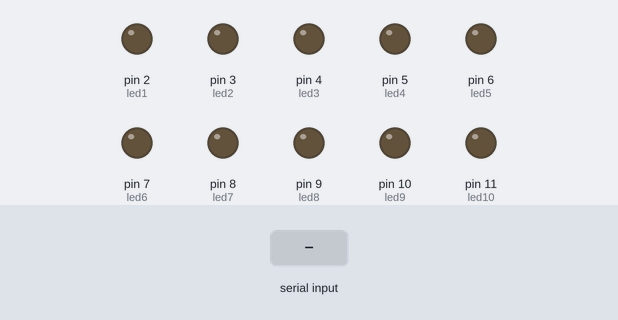
This sketch was run on a simulated Arduino Uno, built with avr-gcc and run on an emulated ATmega328P. Parts: output pins drawn as LEDs (lit = HIGH). Dashed ring = blinking. The test bench sets the inputs (shaded band). What the sketch prints to the serial monitor is not drawn.

Above: at 1.2 s.
1.3 s: "A" received over the second serial link
At 1.45 s:
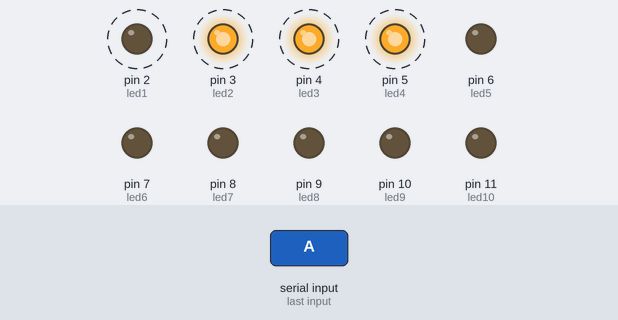
At 2.35 s:
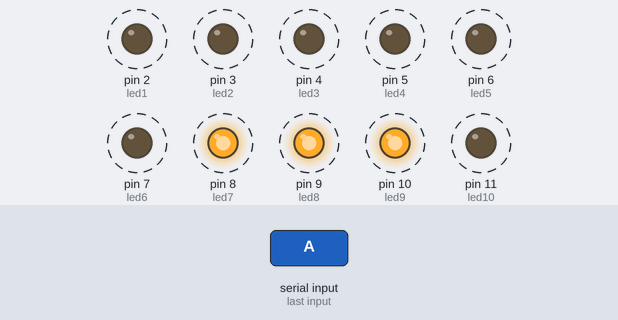
4.3 s: "B" received over the second serial link
At 4.45 s:
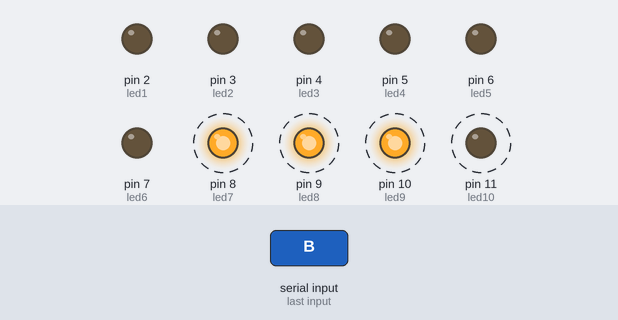
7.3 s: "C" received over the second serial link
Timing chart, 0 to 16.3 s (numbered marks = the images above; inputs shaded):
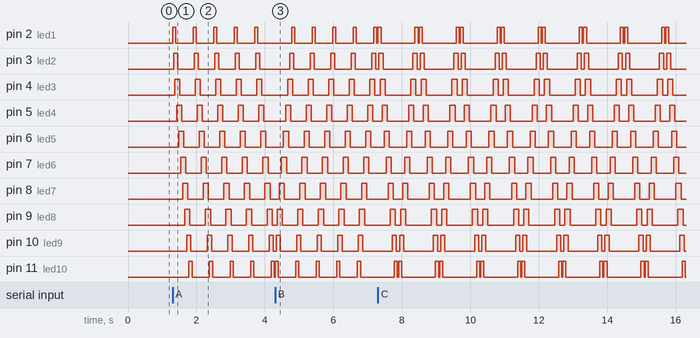

Measured:
- after the input at 1.3 s, pin 2 (led1): alternates HIGH for 0.09 s and LOW for 0.51 s, starting at once; pin 3 (led2): alternates HIGH for 0.12 s and LOW for 0.48 s, starting at once

The sketch:

estrella.ino
```cpp
#include <SoftwareSerial.h>
int led1=2;
int led2=3;
int led3=4;
int led4=5;
int led5=6;
int led6=7;
int led7=8;
int led8=9;
int led9=10;
int led10=11;
SoftwareSerial BT(12,13);


void setup() {
  // put your setup code here, to run once:
  pinMode(led1,OUTPUT);
  pinMode(led2,OUTPUT);
  pinMode(led3,OUTPUT);
  pinMode(led4,OUTPUT);
  pinMode(led5,OUTPUT);
  pinMode(led6,OUTPUT);
  pinMode(led7,OUTPUT);
  pinMode(led8,OUTPUT);
  pinMode(led9,OUTPUT);
  pinMode(led10,OUTPUT);
  BT.begin(9600);
  Serial.begin(9600);
}

void loop() {
  // put your main code here, to run repeatedly:

  while(BT.available())
  {
    char opcion = BT.read();
    Serial.write(opcion);
    switch(opcion)
    {
    case 'A':
      {
        while(!BT.available())
        {
        digitalWrite(led1,HIGH);
        delay(30);
        digitalWrite(led2,HIGH);
        delay(30);
        digitalWrite(led3,HIGH);
        delay(30);
        digitalWrite(led1,LOW);
        delay(30);
        digitalWrite(led4,HIGH);
        delay(30);
        digitalWrite(led2,LOW);
        delay(30);
        digitalWrite(led5,HIGH);
        delay(30);
        digitalWrite(led3,LOW);
        delay(30);
        digitalWrite(led6,HIGH);
        delay(30);
        digitalWrite(led4, LOW);
        delay(30);
        digitalWrite(led7,HIGH);
        delay(30);
        digitalWrite(led5, LOW);
        delay(30);
        digitalWrite(led8,HIGH);
        delay(30);
        digitalWrite(led6, LOW);
        delay(30);
        digitalWrite(led9,HIGH);
        delay(30);
        digitalWrite(led7,LOW);
        delay(30);
        digitalWrite(led10,HIGH);
        delay(30);
        digitalWrite(led8,LOW);
        delay(30);
        digitalWrite(led9, LOW);
        delay(30);
        digitalWrite(led10, LOW);
        delay(30);
        }
        break;
      }
      case 'B':
      {
        while(!BT.available())
        {
        digitalWrite(led10,HIGH);
        delay(30);
        digitalWrite(led9,HIGH);
        delay(30);
        digitalWrite(led8,HIGH);
        delay(30);
        digitalWrite(led10,LOW);
        delay(30);
        digitalWrite(led7,HIGH);
        delay(30);
        digitalWrite(led9,LOW);
        delay(30);
        digitalWrite(led6,HIGH);
        delay(30);
        digitalWrite(led8,LOW);
        delay(30);
        digitalWrite(led5,HIGH);
        delay(30);
        digitalWrite(led7, LOW);
        delay(30);
        digitalWrite(led4,HIGH);
        delay(30);
        digitalWrite(led6, LOW);
        delay(30);
        digitalWrite(led3,HIGH);
        delay(30);
        digitalWrite(led5, LOW);
        delay(30);
        digitalWrite(led2,HIGH);
        delay(30);
        digitalWrite(led4,LOW);
        delay(30);
        digitalWrite(led1,HIGH);
        delay(30);
        digitalWrite(led3,LOW);
        delay(30);
        digitalWrite(led2, LOW);
        delay(30);
        digitalWrite(led1, LOW);
        delay(30);
        }
        break;
      }
      case 'C':{
        while(!BT.available())
        {
        digitalWrite(led1,HIGH);
        delay(30);
        digitalWrite(led2,HIGH);
        delay(30);
        digitalWrite(led3,HIGH);
        delay(30);
        digitalWrite(led1,LOW);
        delay(30);
        digitalWrite(led4,HIGH);
        delay(30);
        digitalWrite(led2,LOW);
        delay(30);
        digitalWrite(led5,HIGH);
        delay(30);
        digitalWrite(led3,LOW);
        delay(30);
        digitalWrite(led6,HIGH);
        delay(30);
        digitalWrite(led4, LOW);
        delay(30);
        digitalWrite(led7,HIGH);
        delay(30);
        digitalWrite(led5, LOW);
        delay(30);
        digitalWrite(led8,HIGH);
        delay(30);
        digitalWrite(led6, LOW);
        delay(30);
        digitalWrite(led9,HIGH);
        delay(30);
        digitalWrite(led7,LOW);
        delay(30);
        digitalWrite(led10,HIGH);
        delay(30);
        digitalWrite(led8,LOW);
        delay(30);
        digitalWrite(led9, LOW);
        delay(30);
        digitalWrite(led10, LOW);
        delay(30);
        digitalWrite(led10,HIGH);
        delay(30);
        digitalWrite(led9,HIGH);
        delay(30);
        digitalWrite(led8,HIGH);
        delay(30);
        digitalWrite(led10,LOW);
        delay(30);
        digitalWrite(led7,HIGH);
        delay(30);
        digitalWrite(led9,LOW);
        delay(30);
        digitalWrite(led6,HIGH);
        delay(30);
        digitalWrite(led8,LOW);
        delay(30);
        digitalWrite(led5,HIGH);
        delay(30);
        digitalWrite(led7, LOW);
        delay(30);
        digitalWrite(led4,HIGH);
        delay(30);
        digitalWrite(led6, LOW);
        delay(30);
        digitalWrite(led3,HIGH);
        delay(30);
        digitalWrite(led5, LOW);
        delay(30);
        digitalWrite(led2,HIGH);
        delay(30);
        digitalWrite(led4,LOW);
        delay(30);
        digitalWrite(led1,HIGH);
        delay(30);
        digitalWrite(led3,LOW);
        delay(30);
        digitalWrite(led2, LOW);
        delay(30);
        digitalWrite(led1, LOW);
        delay(30);
        }
        break;
      }
    }
  }
}
```
